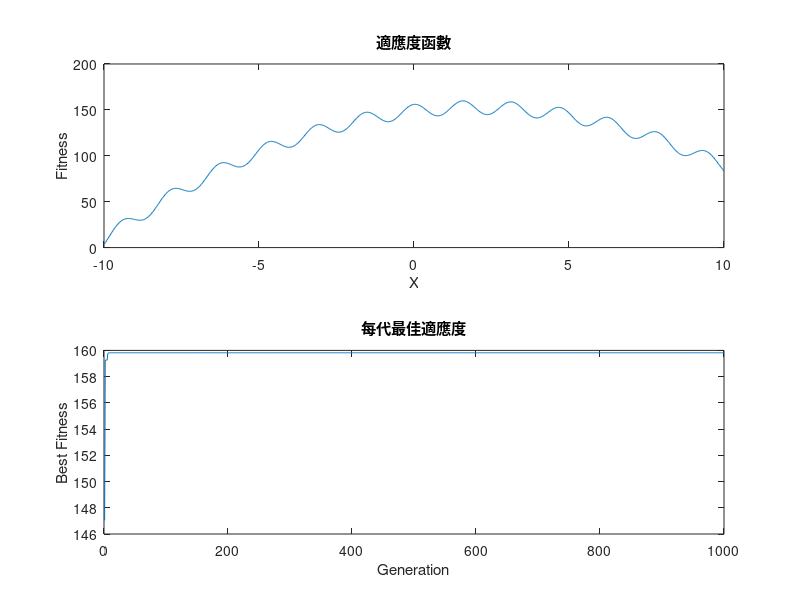

Reproduce this figure in MATLAB.
%%
clc; clear; close all;

X = -10:0.02:10;
Y = -15 * (sin(2 * X).^2) - (X - 2).^2 + 160;
figure(1); subplot(2,1,1); plot(X, Y);
xlabel('X'); ylabel('Fitness'); title('適應度函數');

% === 參數設定 ===
pop_size = 10;
n_gen = 1000;
crossover_rate = 0.8;
mutation_rate = 0.01;
selection_type = 2;  % 1: Tournament, 2: Roulette Wheel

% === 初始族群 ===
x = X(randperm(length(X), pop_size));
Fitness_f = zeros(1, n_gen);

for gen = 1:n_gen
    % === 計算適應度 ===
    fitness = -15 * (sin(2 * x).^2) - (x - 2).^2 + 160;
    [max_fit, idx_best] = max(fitness);
    best_individual = x(idx_best);
    Fitness_f(gen) = max_fit;

    % === 選擇 ===
    new_x = zeros(1, pop_size);
    switch selection_type
        case 1  % Tournament Selection
            for i = 1:pop_size
                c = randperm(pop_size, 2);
                if fitness(c(1)) > fitness(c(2))
                    new_x(i) = x(c(1));
                else
                    new_x(i) = x(c(2));
                end
            end
        case 2  % Roulette Wheel Selection
            prob = fitness / sum(fitness);
            cum_prob = cumsum(prob);
            for i = 1:pop_size
                r = rand;
                idx = find(cum_prob >= r, 1);
                new_x(i) = x(idx);
            end
    end
    x = new_x;

    % === Crossover（實數交配，交配率控制）===
    for k = 1:2:pop_size-1
        if rand < crossover_rate
            alpha = rand;  % 線性交配比例
            temp1 = x(k);
            temp2 = x(k+1);
            x(k) = alpha * temp1 + (1 - alpha) * temp2;
            x(k+1) = alpha * temp2 + (1 - alpha) * temp1;
        end
    end

    % === Mutation（突變率控制）===
    for i = 1:pop_size
        if rand < mutation_rate
            delta = ((rand * 2) - 1) * 0.1;  % [-0.1, 0.1]
            x(i) = x(i) + delta;
        end
    end

    % === 最差替換 ===
    fitness = -15 * (sin(2 * x).^2) - (x - 2).^2 + 160;
    [~, idx_worst] = min(fitness);
    x(idx_worst) = best_individual;
end

% === 繪圖 ===
subplot(2,1,2); plot(1:n_gen, Fitness_f);
xlabel('Generation'); ylabel('Best Fitness');
title('每代最佳適應度');

% === 輸出最佳結果 ===
final_fitness = -15 * (sin(2 * x).^2) - (x - 2).^2 + 160;
[best_fit_value, idx] = max(final_fitness);
disp(['最佳解 x = ', num2str(x(idx))]);
disp(['對應適應度 = ', num2str(best_fit_value)]);
